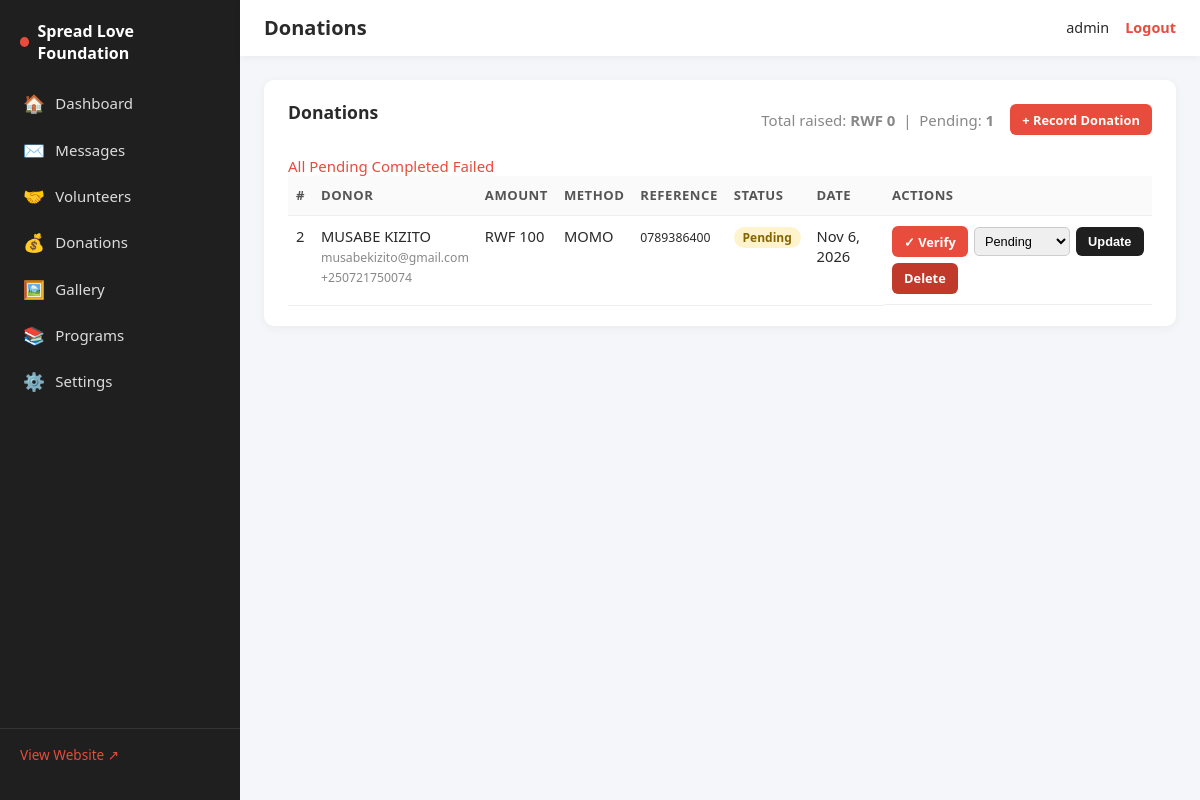
Screenshot of /admin/donations/list.php (signed in) with the database file from the repository.
### tables this page shows
CREATE TABLE `donations` (
  `id` int(11) NOT NULL,
  `donor_name` varchar(100) DEFAULT NULL,
  `email` varchar(150) DEFAULT NULL,
  `amount` decimal(10,2) NOT NULL,
  `currency` varchar(10) DEFAULT 'RWF',
  `payment_method` varchar(30) DEFAULT NULL,
  `payer_phone` varchar(30) DEFAULT NULL,
  `payer_name` varchar(100) DEFAULT NULL,
  `message` text DEFAULT NULL,
  `method` varchar(50) DEFAULT NULL,
  `reference` varchar(100) DEFAULT NULL,
  `transaction_ref` varchar(100) DEFAULT NULL,
  `status` enum('pending','completed','failed') DEFAULT 'pending',
  `verified_by` int(11) DEFAULT NULL,
  `verified_at` datetime DEFAULT NULL,
  `notes` text DEFAULT NULL,
  `donated_at` timestamp NOT NULL DEFAULT current_timestamp()
);

### includes/functions.php (called while the page is built, shortened)
<?php
function e(?string $value): string
{
    return htmlspecialchars((string)$value, ENT_QUOTES, 'UTF-8');
}
function csrf_token(): string
{
    return $_SESSION['csrf_token'];
}

### admin/donations/list.php (the view, shortened to what this page needs)
<?php
$pdo = db();
$filter = $_GET['filter'] ?? '';
$where  = '';
$donations = $pdo->query("SELECT * FROM donations $where ORDER BY donated_at DESC")->fetchAll();
$totalCompleted = (float)$pdo->query(
    "SELECT COALESCE(SUM(amount),0) FROM donations WHERE status = 'completed'"
)->fetchColumn();
$pendingCount = (int)$pdo->query(
    "SELECT COUNT(*) FROM donations WHERE status = 'pending'"
)->fetchColumn();
include __DIR__ . '/../includes/admin-header.php';
?>
<section class="admin-panel">
    <div class="panel-header">
        <h2>Donations</h2>
        <div class="panel-actions">
            <span class="muted">
                Total raised: <strong>RWF <?= number_format($totalCompleted, 0) ?></strong>
                &nbsp;|&nbsp;
                Pending: <strong><?= $pendingCount ?></strong>
            </span>
            <a href="record.php" class="btn btn-primary btn-sm">+ Record Donation</a>
        </div>
    </div>
    <div class="filter-bar">
        <a href="list.php" class="chip <?= $filter === '' ? 'active' : '' ?>">All</a>
        <a href="list.php?filter=pending"   class="chip <?= $filter === 'pending'   ? 'active' : '' ?>">Pending</a>
        <a href="list.php?filter=completed" class="chip <?= $filter === 'completed' ? 'active' : '' ?>">Completed</a>
        <a href="list.php?filter=failed"    class="chip <?= $filter === 'failed'    ? 'active' : '' ?>">Failed</a>
    </div>
    <?php if (!$donations): ?>
        <p class="muted">No donations found.</p>
    <?php else: ?>
        <table class="admin-table">
            <thead>
                <tr>
                    <th>#</th><th>Donor</th><th>Amount</th><th>Method</th>
                    <th>Reference</th><th>Status</th><th>Date</th><th>Actions</th>
                </tr>
            </thead>
            <tbody>
            <?php foreach ($donations as $d): ?>
                <tr>
                    <td><?= (int)$d['id'] ?></td>
                    <td>
                        <?= e($d['donor_name'] ?: 'Anonymous') ?><br>
                        <small class="muted"><?= e($d['email'] ?: '—') ?></small>
                        <?php if (!empty($d['payer_phone'])): ?>
                            <br><small class="muted"><?= e($d['payer_phone']) ?></small>
                        <?php endif; ?>
                    </td>
                    <td><?= e($d['currency']) ?> <?= number_format((float)$d['amount'], 0) ?></td>
                    <td><?= e(strtoupper($d['payment_method'] ?? ($d['method'] ?? '—'))) ?></td>
                    <td>
                        <small><?= e($d['transaction_ref'] ?: ($d['reference'] ?: '—')) ?></small>
                    </td>
                    <td>
                        <span class="badge badge-<?= $d['status'] === 'completed' ? 'ok' : ($d['status'] === 'failed' ? 'err' : 'warn') ?>">
                            <?= e(ucfirst($d['status'])) ?>
                        </span>
                    </td>
                    <td><?= e(date('M j, Y', strtotime($d['donated_at']))) ?></td>
                    <td class="actions">
                        <?php if ($d['status'] === 'pending'): ?>
                            <a href="verify.php?id=<?= (int)$d['id'] ?>&token=<?= e(csrf_token()) ?>"
                               class="btn btn-sm btn-primary"
                               onclick="return confirm('Confirm this donation has been received?');">
                               ✓ Verify
                            </a>
                        <?php endif; ?>
                        <form method="POST" class="inline-form">
                            <select name="status">
                                <option value="pending"   <?= $d['status'] === 'pending'   ? 'selected' : '' ?>>Pending</option>
                            </select>
                            <button type="submit" class="btn btn-sm btn-secondary">Update</button>
                        </form>
                        <a href="delete.php?id=<?= (int)$d['id'] ?>&token=<?= e(csrf_token()) ?>"
                           class="btn btn-sm btn-danger"
                           onclick="return confirm('Delete this donation?');">Delete</a>
                    </td>
                </tr>
            <?php endforeach; ?>
            </tbody>
        </table>
    <?php endif; ?>
</section>
<?php include __DIR__ . '/../includes/admin-footer.php'; ?>

### assets/css/admin.css (style rules this page uses)
* { box-sizing: border-box; }
body.admin-body { margin: 0; font-family: "Segoe UI", Arial, sans-serif; background: #f4f6f9; color: #2a2a2a; font-size: 15px; }
a { color: #e74c3c; text-decoration: none; }
.admin-panel { background: #fff; border-radius: 10px; padding: 1.25rem 1.5rem; box-shadow: 0 2px 10px rgba(0,0,0,.05); }
.admin-panel h2 { font-size: 1.1rem; margin: 0 0 1rem; }
.panel-header { display: flex; justify-content: space-between; align-items: center; margin-bottom: 1rem; flex-wrap: wrap; gap: .5rem; }
.panel-actions { display: flex; align-items: center; gap: 1rem; }
.admin-table { width: 100%; border-collapse: collapse; font-size: .92rem; }
.admin-table th, .admin-table td { padding: .65rem .5rem; text-align: left; border-bottom: 1px solid #eee; vertical-align: top; }
.admin-table th { background: #fafafa; color: #555; font-weight: 600; font-size: .82rem; text-transform: uppercase; letter-spacing: .5px; }
.admin-table td.actions { white-space: nowrap; display: flex; gap: .35rem; flex-wrap: wrap; }
.btn { display: inline-block; padding: .5rem 1rem; border-radius: 6px; font-weight: 600; font-size: .88rem; cursor: pointer; border: 1px solid transparent; transition: background .15s; text-decoration: none; background: #eee; color: #2a2a2a; }
.btn-primary { background: #e74c3c; color: #fff; }
.btn-secondary { background: #1f1f1f; color: #fff; }
.btn-danger { background: #c0392b; color: #fff; }
.btn-sm { padding: .35rem .7rem; font-size: .8rem; }
.inline-form { display: inline-flex; gap: .35rem; align-items: center; margin: 0; }
.inline-form select { padding: .3rem .4rem; border-radius: 5px; border: 1px solid #ccc; font-size: .8rem; }
.badge { display: inline-block; padding: .15rem .55rem; border-radius: 999px; font-size: .75rem; font-weight: 600; }
.badge-warn { background: #fff3cd; color: #856404; }
.muted { color: #888; }

### rows the page displays
donations: id "2", donor_name "MUSABE KIZITO", email "musabekizito@gmail.com", payer_phone "+250721750074", currency "RWF", amount "100", payment_method "MOMO", transaction_ref "0789386400", status "Pending", donated_at "Nov 6, 2026"

### other values shown
SITE_NAME "Spread Love Foundation"
$item['icon'] "🏠"
$item['label'] "Dashboard"
$item['icon'] "✉️"
$item['label'] "Messages"
$item['icon'] "🤝"
$item['label'] "Volunteers"
$item['icon'] "💰"
$item['label'] "Donations"
$item['icon'] "🖼️"
$item['label'] "Gallery"
$item['icon'] "📚"
$item['label'] "Programs"
$item['icon'] "⚙️"
$item['label'] "Settings"
